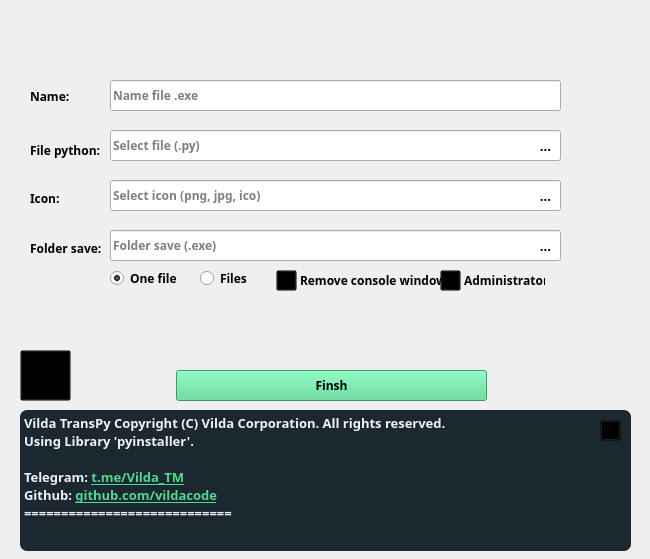
<?xml version="1.0" encoding="UTF-8"?>
<ui version="4.0">
 <class>Form</class>
 <widget class="QWidget" name="Form">
  <property name="geometry">
   <rect>
    <x>0</x>
    <y>0</y>
    <width>650</width>
    <height>559</height>
   </rect>
  </property>
  <property name="cursor">
   <cursorShape>ArrowCursor</cursorShape>
  </property>
  <property name="windowTitle">
   <string>Form</string>
  </property>
  <property name="styleSheet">
   <string notr="true">/*/344854/*/

QWidget{
	background-color: #FFFFFF;
}
#Form{
	background-color: rgb(255, 255, 255);
}

QLineEdit{
	background-color:#EFF3F6;
	
	color: rgb(28, 40, 47);
	border-radius: 7px;

}
 QDialogButtonBox &gt; QPushButton[text=&quot;&amp;OK&quot;] {
        background-color: orange;
    }
/*/---------------------------QPushButton------------------------&gt;&gt;/*/

QPushButton{
	
	background-color: rgb(28, 40, 47);
	color: rgb(241, 242, 242);
	border-radius: 7px;
}


QToolButton{
	
	background-color: rgba(0, 0, 0, 0);


}


/*/---------------------------QScrollBar------------------------&gt;&gt;/*/

QScrollBar::vertical {
	background-color: rgb(220, 220, 220);
	margin:0px 0 0px 0;
}

QScrollBar::handle:vertical {
	background-color:rgb(28, 40, 47);
	border-radius: 5px;
}


QScrollBar::add-page:vertical, QScrollBar::sub-page:vertical{
	background-color: rgb(239, 243, 246);
	margin:0px 0 0px 0;
}

QScrollBar::horizontal {
	background-color: rgb(220, 220, 220);
	margin:0px 0 0px 0;
}

QScrollBar::handle:horizontal {
	background-color:  rgb(220, 220, 220);
}

QScrollBar::handle:horizontal:hover{
	background-color:  rgb(220, 220, 220);
}

QScrollBar::handle:horizontal:pressed{
	background-color:  rgb(220, 220, 220);
}

QScrollBar::add-page:horizontal, QScrollBar::sub-page:horizontal{
	background-color:  rgb(220, 220, 220);
}

/*/---------------------------QComboBox------------------------&gt;&gt;/*/

QComboBox{
	color: rgb(28, 40, 47);
	background-color:rgb(239, 243, 246);
	padding-left: 10px;
	border-radius: 7px;
}

QComboBox::drop-down{
	border: 0px;
}

QComboBox::down-arrow{
	image: url(Data/PNG/caret-circle-down_1.png);
	width: 15px;
	height: 15px;
	margin-right: 15px
}

QComboBox QListView{
	border: 1px;
	color: rgb(28, 40, 47);
	background-color: rgb(239, 243, 246);
	outline: 0px
}

QComboBox QListView::item{
	padding-left: 10px;
	background-color: rgb(255, 0, 255);
}

QComboBox QListView::item::hover{
	background-color: rgb(255, 0, 0);
}

QComboBox QListView::item:selected{
	background-color: rgb(255, 0, 0);
}</string>
  </property>
  <widget class="QLineEdit" name="SelectPy">
   <property name="geometry">
    <rect>
     <x>110</x>
     <y>130</y>
     <width>451</width>
     <height>31</height>
    </rect>
   </property>
   <property name="font">
    <font>
     <family>Bahnschrift SemiBold</family>
     <weight>75</weight>
     <bold>true</bold>
    </font>
   </property>
   <property name="mouseTracking">
    <bool>true</bool>
   </property>
   <property name="focusPolicy">
    <enum>Qt::ClickFocus</enum>
   </property>
   <property name="contextMenuPolicy">
    <enum>Qt::DefaultContextMenu</enum>
   </property>
   <property name="inputMask">
    <string/>
   </property>
   <property name="frame">
    <bool>true</bool>
   </property>
   <property name="placeholderText">
    <string>Select file (.py)</string>
   </property>
  </widget>
  <widget class="QLineEdit" name="SelectIco">
   <property name="geometry">
    <rect>
     <x>110</x>
     <y>180</y>
     <width>451</width>
     <height>31</height>
    </rect>
   </property>
   <property name="font">
    <font>
     <family>Bahnschrift SemiBold</family>
     <weight>75</weight>
     <bold>true</bold>
    </font>
   </property>
   <property name="focusPolicy">
    <enum>Qt::ClickFocus</enum>
   </property>
   <property name="placeholderText">
    <string>Select icon (png, jpg, ico)</string>
   </property>
  </widget>
  <widget class="QPushButton" name="Button_Ico">
   <property name="geometry">
    <rect>
     <x>530</x>
     <y>180</y>
     <width>31</width>
     <height>31</height>
    </rect>
   </property>
   <property name="font">
    <font>
     <family>Bahnschrift SemiBold</family>
     <pointsize>10</pointsize>
     <weight>75</weight>
     <bold>true</bold>
    </font>
   </property>
   <property name="cursor">
    <cursorShape>PointingHandCursor</cursorShape>
   </property>
   <property name="styleSheet">
    <string notr="true">border-top-left-radius: 0px;
border-bottom-left-radius: 0px</string>
   </property>
   <property name="text">
    <string>...</string>
   </property>
  </widget>
  <widget class="QPushButton" name="Button_Py">
   <property name="geometry">
    <rect>
     <x>530</x>
     <y>130</y>
     <width>31</width>
     <height>31</height>
    </rect>
   </property>
   <property name="font">
    <font>
     <family>Bahnschrift SemiBold</family>
     <pointsize>10</pointsize>
     <weight>75</weight>
     <bold>true</bold>
    </font>
   </property>
   <property name="cursor">
    <cursorShape>PointingHandCursor</cursorShape>
   </property>
   <property name="styleSheet">
    <string notr="true">border-top-left-radius: 0px;
border-bottom-left-radius: 0px</string>
   </property>
   <property name="text">
    <string>...</string>
   </property>
  </widget>
  <widget class="QPushButton" name="Button_Finsh">
   <property name="geometry">
    <rect>
     <x>176</x>
     <y>370</y>
     <width>311</width>
     <height>31</height>
    </rect>
   </property>
   <property name="font">
    <font>
     <family>Bahnschrift SemiBold</family>
     <pointsize>9</pointsize>
     <weight>75</weight>
     <bold>true</bold>
    </font>
   </property>
   <property name="cursor">
    <cursorShape>PointingHandCursor</cursorShape>
   </property>
   <property name="styleSheet">
    <string notr="true">background-color:rgb(80, 216, 144);

</string>
   </property>
   <property name="text">
    <string>Finsh</string>
   </property>
  </widget>
  <widget class="QRadioButton" name="radio_OneFile">
   <property name="geometry">
    <rect>
     <x>110</x>
     <y>270</y>
     <width>82</width>
     <height>17</height>
    </rect>
   </property>
   <property name="font">
    <font>
     <family>Bahnschrift SemiBold</family>
     <pointsize>9</pointsize>
     <weight>75</weight>
     <bold>true</bold>
    </font>
   </property>
   <property name="cursor">
    <cursorShape>PointingHandCursor</cursorShape>
   </property>
   <property name="text">
    <string>One file</string>
   </property>
   <property name="checked">
    <bool>true</bool>
   </property>
  </widget>
  <widget class="QRadioButton" name="radio_Files">
   <property name="geometry">
    <rect>
     <x>200</x>
     <y>270</y>
     <width>61</width>
     <height>17</height>
    </rect>
   </property>
   <property name="font">
    <font>
     <family>Bahnschrift SemiBold</family>
     <pointsize>9</pointsize>
     <weight>75</weight>
     <bold>true</bold>
    </font>
   </property>
   <property name="cursor">
    <cursorShape>PointingHandCursor</cursorShape>
   </property>
   <property name="text">
    <string>Files</string>
   </property>
  </widget>
  <widget class="QTextEdit" name="Terminal">
   <property name="geometry">
    <rect>
     <x>20</x>
     <y>410</y>
     <width>611</width>
     <height>141</height>
    </rect>
   </property>
   <property name="font">
    <font>
     <family>Bahnschrift SemiBold</family>
     <pointsize>10</pointsize>
     <weight>75</weight>
     <bold>true</bold>
    </font>
   </property>
   <property name="styleSheet">
    <string notr="true">color: rgb(239, 243, 246);
background-color: rgb(28, 40, 47);
border-radius: 7px;</string>
   </property>
   <property name="verticalScrollBarPolicy">
    <enum>Qt::ScrollBarAlwaysOff</enum>
   </property>
   <property name="horizontalScrollBarPolicy">
    <enum>Qt::ScrollBarAlwaysOff</enum>
   </property>
   <property name="sizeAdjustPolicy">
    <enum>QAbstractScrollArea::AdjustIgnored</enum>
   </property>
   <property name="html">
    <string>&lt;!DOCTYPE HTML PUBLIC &quot;-//W3C//DTD HTML 4.0//EN&quot; &quot;http://www.w3.org/TR/REC-html40/strict.dtd&quot;&gt;
&lt;html&gt;&lt;head&gt;&lt;meta name=&quot;qrichtext&quot; content=&quot;1&quot; /&gt;&lt;style type=&quot;text/css&quot;&gt;
p, li { white-space: pre-wrap; }
&lt;/style&gt;&lt;/head&gt;&lt;body style=&quot; font-family:'Bahnschrift SemiBold'; font-size:10pt; font-weight:600; font-style:normal;&quot;&gt;
&lt;p style=&quot; margin-top:0px; margin-bottom:0px; margin-left:0px; margin-right:0px; -qt-block-indent:0; text-indent:0px;&quot;&gt;Vilda TransPy Copyright (C) Vilda Corporation. All rights reserved. &lt;/p&gt;
&lt;p style=&quot; margin-top:0px; margin-bottom:0px; margin-left:0px; margin-right:0px; -qt-block-indent:0; text-indent:0px;&quot;&gt;Using Library 'pyinstaller'.&lt;/p&gt;
&lt;p style=&quot;-qt-paragraph-type:empty; margin-top:0px; margin-bottom:0px; margin-left:0px; margin-right:0px; -qt-block-indent:0; text-indent:0px;&quot;&gt;&lt;br /&gt;&lt;/p&gt;
&lt;p style=&quot; margin-top:0px; margin-bottom:0px; margin-left:0px; margin-right:0px; -qt-block-indent:0; text-indent:0px;&quot;&gt;Telegram: &lt;a href=&quot;t.me/Vilda_TM&quot;&gt;&lt;span style=&quot; text-decoration: underline; color:#50d890;&quot;&gt;t.me/Vilda_TM&lt;/span&gt;&lt;/a&gt;&lt;/p&gt;
&lt;p style=&quot; margin-top:0px; margin-bottom:0px; margin-left:0px; margin-right:0px; -qt-block-indent:0; text-indent:0px;&quot;&gt;Github: &lt;a href=&quot;t.me/Vilda_TM&quot;&gt;&lt;span style=&quot; text-decoration: underline; color:#50d890;&quot;&gt;github.com/vildacode&lt;/span&gt;&lt;/a&gt;&lt;/p&gt;
&lt;p style=&quot; margin-top:0px; margin-bottom:0px; margin-left:0px; margin-right:0px; -qt-block-indent:0; text-indent:0px;&quot;&gt;============================&lt;/p&gt;&lt;/body&gt;&lt;/html&gt;</string>
   </property>
   <property name="acceptRichText">
    <bool>true</bool>
   </property>
   <property name="textInteractionFlags">
    <set>Qt::LinksAccessibleByKeyboard|Qt::LinksAccessibleByMouse|Qt::TextBrowserInteraction|Qt::TextSelectableByKeyboard|Qt::TextSelectableByMouse</set>
   </property>
  </widget>
  <widget class="QLineEdit" name="SaveFile">
   <property name="geometry">
    <rect>
     <x>110</x>
     <y>230</y>
     <width>451</width>
     <height>31</height>
    </rect>
   </property>
   <property name="font">
    <font>
     <family>Bahnschrift SemiBold</family>
     <weight>75</weight>
     <bold>true</bold>
    </font>
   </property>
   <property name="focusPolicy">
    <enum>Qt::ClickFocus</enum>
   </property>
   <property name="placeholderText">
    <string>Folder save (.exe)</string>
   </property>
  </widget>
  <widget class="QPushButton" name="Button_save">
   <property name="geometry">
    <rect>
     <x>530</x>
     <y>230</y>
     <width>31</width>
     <height>31</height>
    </rect>
   </property>
   <property name="font">
    <font>
     <family>Bahnschrift SemiBold</family>
     <pointsize>10</pointsize>
     <weight>75</weight>
     <bold>true</bold>
    </font>
   </property>
   <property name="cursor">
    <cursorShape>PointingHandCursor</cursorShape>
   </property>
   <property name="styleSheet">
    <string notr="true">border-top-left-radius: 0px;
border-bottom-left-radius: 0px</string>
   </property>
   <property name="text">
    <string>...</string>
   </property>
  </widget>
  <widget class="QLineEdit" name="Enter_name">
   <property name="geometry">
    <rect>
     <x>110</x>
     <y>80</y>
     <width>451</width>
     <height>31</height>
    </rect>
   </property>
   <property name="font">
    <font>
     <family>Bahnschrift SemiBold</family>
     <weight>75</weight>
     <bold>true</bold>
    </font>
   </property>
   <property name="focusPolicy">
    <enum>Qt::ClickFocus</enum>
   </property>
   <property name="toolTipDuration">
    <number>1</number>
   </property>
   <property name="layoutDirection">
    <enum>Qt::LeftToRight</enum>
   </property>
   <property name="placeholderText">
    <string>Name file .exe</string>
   </property>
  </widget>
  <widget class="QPushButton" name="Button_Copy">
   <property name="geometry">
    <rect>
     <x>600</x>
     <y>420</y>
     <width>21</width>
     <height>21</height>
    </rect>
   </property>
   <property name="font">
    <font>
     <family>Bahnschrift SemiBold</family>
     <pointsize>9</pointsize>
     <weight>75</weight>
     <bold>true</bold>
    </font>
   </property>
   <property name="cursor">
    <cursorShape>PointingHandCursor</cursorShape>
   </property>
   <property name="styleSheet">
    <string notr="true">color: rgb(28, 40, 47);
background-color: rgba(0, 0, 0, 0);</string>
   </property>
   <property name="text">
    <string/>
   </property>
   <property name="icon">
    <iconset>
     <normaloff>Data/PNG/duplicate.png</normaloff>Data/PNG/duplicate.png</iconset>
   </property>
   <property name="iconSize">
    <size>
     <width>20</width>
     <height>20</height>
    </size>
   </property>
   <property name="checkable">
    <bool>true</bool>
   </property>
   <property name="checked">
    <bool>false</bool>
   </property>
  </widget>
  <widget class="QPushButton" name="Administrator">
   <property name="geometry">
    <rect>
     <x>440</x>
     <y>270</y>
     <width>21</width>
     <height>21</height>
    </rect>
   </property>
   <property name="font">
    <font>
     <family>Bahnschrift SemiBold</family>
     <pointsize>9</pointsize>
     <weight>75</weight>
     <bold>true</bold>
    </font>
   </property>
   <property name="cursor">
    <cursorShape>PointingHandCursor</cursorShape>
   </property>
   <property name="styleSheet">
    <string notr="true">color: rgb(28, 40, 47);
background-color: rgba(0, 0, 0, 0);</string>
   </property>
   <property name="text">
    <string/>
   </property>
   <property name="icon">
    <iconset>
     <normaloff>Data/PNG/low2.png</normaloff>
     <normalon>Data/PNG/low1.png</normalon>
     <disabledon>Data/PNG/low1.png</disabledon>Data/PNG/low2.png</iconset>
   </property>
   <property name="checkable">
    <bool>true</bool>
   </property>
   <property name="checked">
    <bool>false</bool>
   </property>
  </widget>
  <widget class="QLabel" name="label">
   <property name="geometry">
    <rect>
     <x>464</x>
     <y>270</y>
     <width>81</width>
     <height>20</height>
    </rect>
   </property>
   <property name="font">
    <font>
     <family>Bahnschrift SemiBold</family>
     <pointsize>9</pointsize>
     <weight>75</weight>
     <bold>true</bold>
    </font>
   </property>
   <property name="text">
    <string>Administrator</string>
   </property>
  </widget>
  <widget class="QLabel" name="label_2">
   <property name="geometry">
    <rect>
     <x>300</x>
     <y>270</y>
     <width>141</width>
     <height>20</height>
    </rect>
   </property>
   <property name="font">
    <font>
     <family>Bahnschrift SemiBold</family>
     <pointsize>9</pointsize>
     <weight>75</weight>
     <bold>true</bold>
    </font>
   </property>
   <property name="text">
    <string>Remove console window</string>
   </property>
  </widget>
  <widget class="QPushButton" name="Remove_Console">
   <property name="geometry">
    <rect>
     <x>276</x>
     <y>270</y>
     <width>21</width>
     <height>21</height>
    </rect>
   </property>
   <property name="font">
    <font>
     <family>Bahnschrift SemiBold</family>
     <pointsize>9</pointsize>
     <weight>75</weight>
     <bold>true</bold>
    </font>
   </property>
   <property name="cursor">
    <cursorShape>PointingHandCursor</cursorShape>
   </property>
   <property name="styleSheet">
    <string notr="true">color: rgb(28, 40, 47);
background-color: rgba(0, 0, 0, 0);</string>
   </property>
   <property name="text">
    <string/>
   </property>
   <property name="icon">
    <iconset>
     <normaloff>Data/PNG/low2.png</normaloff>
     <normalon>Data/PNG/low1.png</normalon>
     <disabledon>Data/PNG/low1.png</disabledon>Data/PNG/low2.png</iconset>
   </property>
   <property name="checkable">
    <bool>true</bool>
   </property>
   <property name="checked">
    <bool>false</bool>
   </property>
  </widget>
  <widget class="QPushButton" name="pushButton_24">
   <property name="geometry">
    <rect>
     <x>20</x>
     <y>350</y>
     <width>51</width>
     <height>51</height>
    </rect>
   </property>
   <property name="font">
    <font>
     <family>Bahnschrift SemiBold</family>
     <pointsize>9</pointsize>
     <weight>75</weight>
     <bold>true</bold>
    </font>
   </property>
   <property name="cursor">
    <cursorShape>PointingHandCursor</cursorShape>
   </property>
   <property name="styleSheet">
    <string notr="true">color: rgb(28, 40, 47);
background-color: rgba(0, 0, 0, 0);</string>
   </property>
   <property name="text">
    <string/>
   </property>
   <property name="icon">
    <iconset>
     <normaloff>Data/PNG/Untitled-1.png</normaloff>Data/PNG/Untitled-1.png</iconset>
   </property>
   <property name="iconSize">
    <size>
     <width>60</width>
     <height>60</height>
    </size>
   </property>
   <property name="checkable">
    <bool>true</bool>
   </property>
   <property name="checked">
    <bool>false</bool>
   </property>
  </widget>
  <widget class="QLabel" name="label_3">
   <property name="geometry">
    <rect>
     <x>30</x>
     <y>90</y>
     <width>47</width>
     <height>13</height>
    </rect>
   </property>
   <property name="font">
    <font>
     <family>Bahnschrift SemiBold</family>
     <pointsize>9</pointsize>
     <weight>75</weight>
     <bold>true</bold>
    </font>
   </property>
   <property name="text">
    <string>Name:</string>
   </property>
  </widget>
  <widget class="QLabel" name="label_4">
   <property name="geometry">
    <rect>
     <x>30</x>
     <y>140</y>
     <width>71</width>
     <height>20</height>
    </rect>
   </property>
   <property name="font">
    <font>
     <family>Bahnschrift SemiBold</family>
     <pointsize>9</pointsize>
     <weight>75</weight>
     <bold>true</bold>
    </font>
   </property>
   <property name="text">
    <string>File python:</string>
   </property>
  </widget>
  <widget class="QLabel" name="label_5">
   <property name="geometry">
    <rect>
     <x>30</x>
     <y>190</y>
     <width>31</width>
     <height>16</height>
    </rect>
   </property>
   <property name="font">
    <font>
     <family>Bahnschrift SemiBold</family>
     <pointsize>9</pointsize>
     <weight>75</weight>
     <bold>true</bold>
    </font>
   </property>
   <property name="text">
    <string>Icon:</string>
   </property>
  </widget>
  <widget class="QLabel" name="label_6">
   <property name="geometry">
    <rect>
     <x>30</x>
     <y>240</y>
     <width>71</width>
     <height>16</height>
    </rect>
   </property>
   <property name="font">
    <font>
     <family>Bahnschrift SemiBold</family>
     <pointsize>9</pointsize>
     <weight>75</weight>
     <bold>true</bold>
    </font>
   </property>
   <property name="text">
    <string>Folder save:</string>
   </property>
  </widget>
 </widget>
 <resources/>
 <connections>
  <connection>
   <sender>Button_Copy</sender>
   <signal>released()</signal>
   <receiver>Terminal</receiver>
   <slot>selectAll()</slot>
   <hints>
    <hint type="sourcelabel">
     <x>602</x>
     <y>433</y>
    </hint>
    <hint type="destinationlabel">
     <x>557</x>
     <y>418</y>
    </hint>
   </hints>
  </connection>
  <connection>
   <sender>Button_Copy</sender>
   <signal>released()</signal>
   <receiver>Terminal</receiver>
   <slot>copy()</slot>
   <hints>
    <hint type="sourcelabel">
     <x>600</x>
     <y>422</y>
    </hint>
    <hint type="destinationlabel">
     <x>537</x>
     <y>418</y>
    </hint>
   </hints>
  </connection>
 </connections>
</ui>
